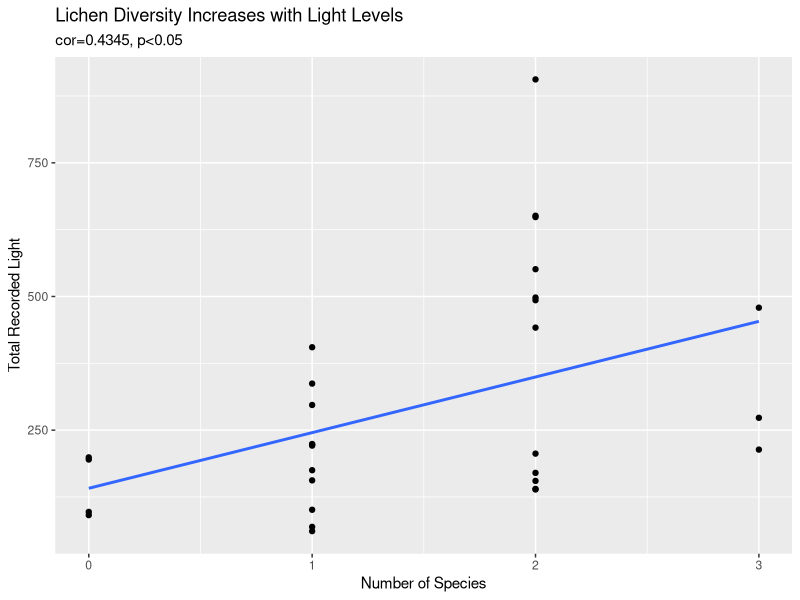
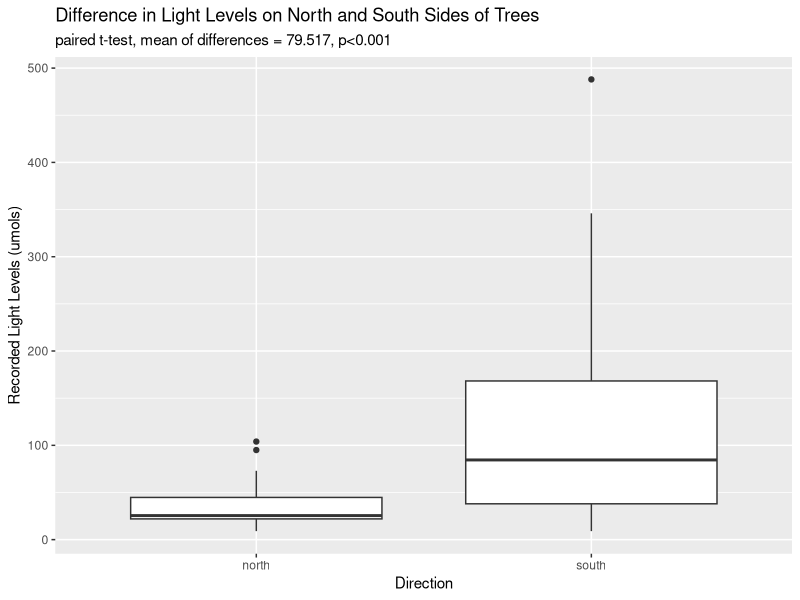
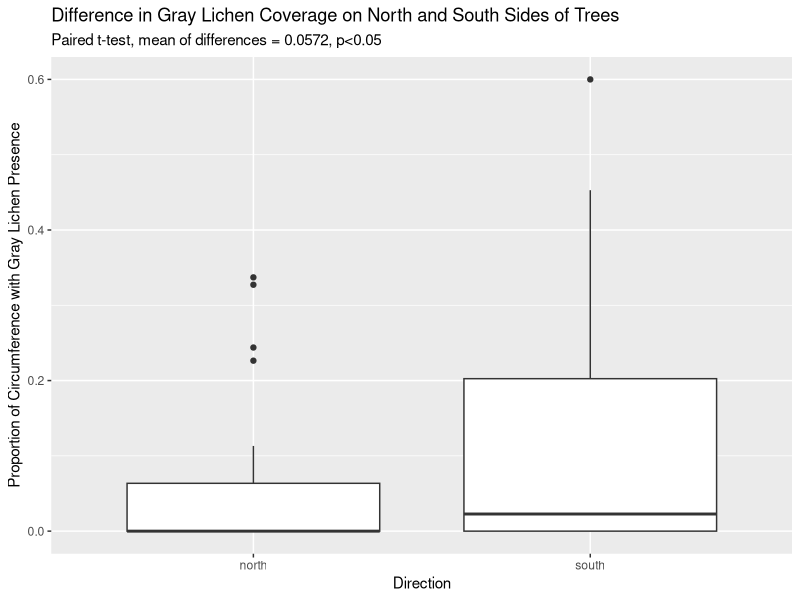

These figures' R source, in order:
## ---- chunk 1
knitr::opts_chunk$set(echo = TRUE)
library(tidyverse)
lichendata<-read_csv("Lichen Data - Sheet1.csv")
## ---- chunk 2
lichenclean<-lichendata%>%
  rename("lichenpresence"="Lichen presence","speciesnum"="number lichen species","north"="light N (umols)","east"="light E", "south"="light S","west"="light W","percentcoverage"="Percentage of Tree covered by lichen", "yellow_north"="Yellow Lichen North", "yellow_south"="Yellow Lichen South","yellow_total"="Yellow lichen total","green_south"="Green Lichen South","green_north"="Green Lichen North","green_total"="Green Lichen Total","gray_south"="Gray Lichen South Side","gray_north"="Gray Lichen North Side...18","gray_total"="Gray Lichen Total...19","total_south"="Lichen on South Total...24","total_north"="Lichen on North Total...25","north_coverage"="North percent coverage","south_coverage"="South Percent coverage","bottom"="Lichen on South Total...20","top"="Gray Lichen Total...23","tree"="f")%>%
  select(!bottom:top)

lichen_long<-lichenclean%>%
  pivot_longer(yellow_south:total_north,names_to=c("species","lichen_dir"),values_to="lichen_cov",names_sep = "_")%>%
  mutate("lichen_covprop"=lichen_cov/(circumference/2))

light_long<-lichenclean%>%
  pivot_longer(north:west,names_to = "light_dir",values_to = "light_cov")
## ---- chunk 3
#total light coverage w total lichen coverage --> no signifcant correlation, p>0.05 but 0.11
light_perc<-light_long%>%
  group_by(tree)%>%
  mutate("total_light"=sum(light_cov))%>%
  summarize(total_light,percentcoverage)
cor.test(light_perc$total_light,light_perc$percentcoverage)

#total light vs lichen for each species 
light_spec<-lichen_long%>%
  group_by(tree)%>%
  filter(lichen_dir=="total")%>%
  summarize("total_light"=sum(north,east,south,west),species,lichen_covprop)

#green not significant, p>0.05
green<-light_spec%>%
  filter(species=="green")
cor.test(green$lichen_covprop,green$total_light)

#yellow not significant p>0.05
yellow<-light_spec%>%
  filter(species=="yellow")
cor.test(yellow$lichen_covprop,yellow$total_light)

#grey not significant p>0.05
gray<-light_spec%>%
  filter(species=="gray")
cor.test(gray$lichen_covprop,gray$total_light)

#total light vs lichen diversity - significant at the p<0.05 level, there is a positive correlation between total light levels and total number of species of lichen 
light_div<-light_long%>%
  group_by(tree)%>%
  summarize("total_light"=sum(light_cov),speciesnum=mean(speciesnum))
cor.test(light_div$speciesnum,light_div$total_light)
## ---- chunk 4
#light on north and south - significant difference p-value <0.001 
t.test(lichenclean$north,lichenclean$south, paired=TRUE)

#lichen on north and south - not significant, p-value>0.05 
t.test(lichenclean$north_coverage,lichenclean$south_coverage,paired=TRUE)

#lichen on north and south for green- not significant, p-value >0.05
green_south<-lichen_long%>%
  filter(species=="green",lichen_dir=="south")
green_north<-lichen_long%>%
  filter(species=="green",lichen_dir=="north")
t.test(green_south$lichen_covprop,green_north$lichen_covprop,paired=TRUE)

#for yellow - not significant p>0.05
yellow_south<-lichen_long%>%
  filter(species=="yellow",lichen_dir=="south")
yellow_north<-lichen_long%>%
  filter(species=="yellow",lichen_dir=="north")
t.test(yellow_south$lichen_covprop,yellow_north$lichen_covprop,paired=TRUE)


#for grey - signficant at the p<0.05, true difference is > 0 (more on south than north)
gray_south<-lichen_long%>%
  filter(species=="gray",lichen_dir=="south")
gray_north<-lichen_long%>%
  filter(species=="gray",lichen_dir=="north")
t.test(gray_south$lichen_covprop,gray_north$lichen_covprop,paired=TRUE)

#for differences in diversity - not significant, p>0.05
div<-lichen_long%>%
  mutate("lichen_pres"=factor(ifelse(lichen_cov>0, "1", "0")))

div_north<-div%>% #getting species diversity for north side
  filter(lichen_dir=="north")%>%
  filter(species!="total")%>%
  select(tree,lichen_pres)%>%
  mutate("lichen_pres"=as.numeric(lichen_pres)-1)%>%
  group_by(tree)%>%
  summarize("diversity"=sum(lichen_pres))

div_south<-div%>% #getting species diversity for south side
  filter(lichen_dir=="south")%>%
  filter(species!="total")%>%
  select(tree,lichen_pres)%>%
  mutate("lichen_pres"=as.numeric(lichen_pres)-1)%>%
  group_by(tree)%>%
  summarize("diversity"=sum(lichen_pres))

t.test(div_north$diversity,div_south$diversity,paired=TRUE)
## ---- chunk 5
ggplot(light_div,aes(x=speciesnum,y=total_light))+
  geom_point()+
  geom_smooth(method="lm",se=FALSE)+
  labs(title="Lichen Diversity Increases with Light Levels",subtitle="cor=0.4345, p<0.05",y="Total Recorded Light",x = "Number of Species")
## ---- chunk 6
light_long_fig<-light_long%>%
  filter(light_dir=="north"|light_dir=="south")
ggplot(light_long_fig)+
  geom_boxplot(aes(x=light_dir,y=light_cov))+
  labs(x="Direction",y="Recorded Light Levels (umols)",title="Difference in Light Levels on North and South Sides of Trees",subtitle="paired t-test, mean of differences = 79.517, p<0.001")
## ---- chunk 7
gray_south<-gray_south%>%
  select(tree,lichen_covprop)%>%
  mutate("south"=lichen_covprop)%>%
  select(tree,south)
gray_north<-gray_north%>%
  select(tree,lichen_covprop)%>%
  mutate("north"=lichen_covprop)%>%
  select(tree,north)
gray_coverage<-left_join(gray_south,gray_north,by="tree")%>%
  pivot_longer(south:north,names_to="direction",values_to = "coverage_prop")

ggplot(gray_coverage)+
  geom_boxplot(aes(x=direction,y=coverage_prop))+
  labs(title="Difference in Gray Lichen Coverage on North and South Sides of Trees",subtitle="Paired t-test, mean of differences = 0.0572, p<0.05", x = "Direction", y= "Proportion of Circumference with Gray Lichen Presence")
